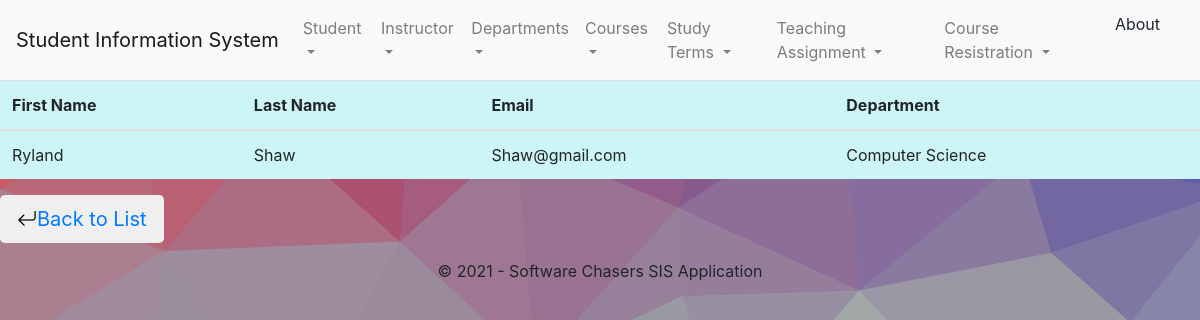
/instructor/details/1, run on the app's committed database.
### sisapp/models.py (models this page shows, shortened)
class Instructor(models.Model):
    instructor_first_name = models.CharField(max_length=32)
    instructor_last_name = models.CharField(max_length=32)
    instructor_email = models.EmailField()
    instructor_dept_id = models.ForeignKey(Department, on_delete=models.CASCADE)

class Department(models.Model):
    department_id = models.IntegerField(primary_key=True)
    department_name = models.CharField(max_length=32)
    def __str__(self):
        return self.department_name

### sisapp/Views/instructorViews.py (the view)
class InstructorDetailView(DetailView):
    model = Instructor

### templates/instructor/instructor_list_item.html (shortened to what this page needs)
{% extends 'base.html' %}
{% block body_block %}
<table class="table table-hover">
    <thead>
    <tr>
         <th>First Name</th>
        <th>Last Name</th>
        <th>Email</th>
        <th>Department</th>
    </tr>
    </thead>
    <tbody>
    <tr>
        <td>{{ object.instructor_first_name }}</td>
        <td>{{ object.instructor_last_name }}</td>
        <td>{{ object.instructor_email }}</td>
        <td>{{ object.instructor_dept_id }}</td>
    </tr>
    </tbody>
</table>
<button type="button" class="btn btn-default btn-lg">
  <span class="bi bi-arrow-return-left" aria-hidden="true"><a  href="{% url 'sisapp:instructor_list' %}" >Back to List</a></span>
</button>
{% endblock %}

### templates/base.html (style rules this page uses)
td,th { background: #CDF5F6; }
body { min-height: 80vh; height: auto !important; height: 100%; margin: 0 auto -60px; }

### data on the page
Instructor: instructor_first_name "Ryland", instructor_last_name "Shaw", instructor_email "Shaw@gmail.com", instructor_dept_id "Computer Science"
